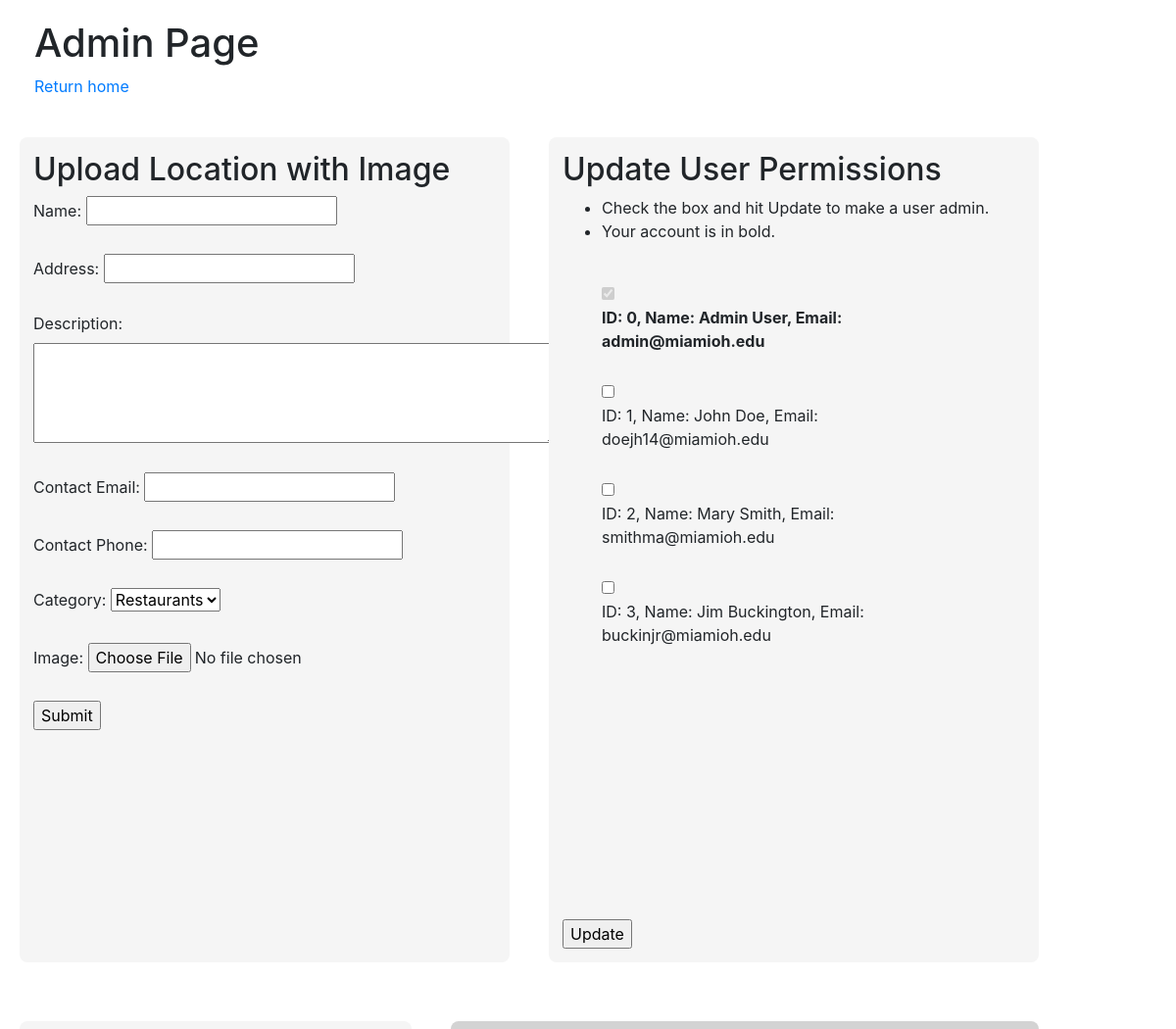
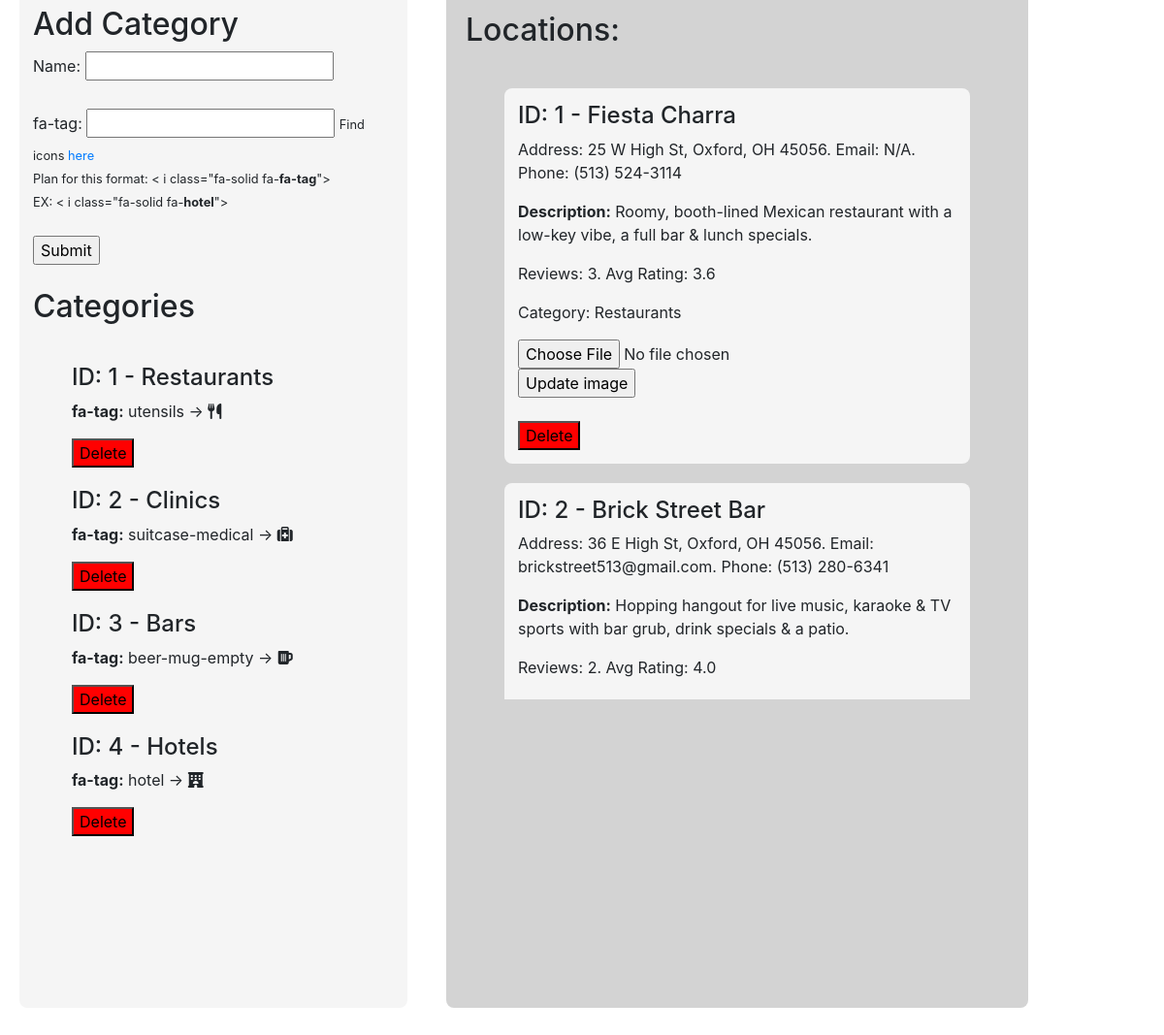
Page /admin (signed in) on the committed database (2 pictures, top to bottom).
### database/models.py (models this page shows, shortened)
class User(db.Model):
    __tablename__ = "users"
    id = db.Column(db.Integer, primary_key=True)
    first_name = db.Column(db.String(30), nullable=False)
    last_name = db.Column(db.String(30), nullable=False)
    email = db.Column(db.String(60), unique=True, nullable=False)
    password = db.Column(db.String, nullable=False)
    phone = db.Column(db.String(14))
    private = db.Column(db.Boolean, nullable=False)
    permission = db.Column(db.Integer, nullable=False)

class Category(db.Model):
    __tablename__ = "categories"
    id = db.Column(db.Integer, primary_key=True)
    name = db.Column(db.String(128), nullable=False)
    fa_tag = db.Column(db.String(64), nullable=False)

class Location(db.Model):
    __tablename__ = "locations"
    id = db.Column(db.Integer, primary_key=True)
    name = db.Column(db.String(80), nullable=False)
    address = db.Column(db.String(80), nullable=False)
    description = db.Column(db.String, nullable=False)
    contact_email = db.Column(db.String(60))
    contact_phone = db.Column(db.String(60))
    num_reviews = db.Column(db.Integer, nullable=False)
    avg_rating = db.Column(db.Float)
    category = db.Column(db.Integer, db.ForeignKey('categories.id'))  # Relational

### __init__.py (the view)
@app.route('/admin', methods=['GET', 'POST'])
def admin():
    if session['user_permission'] == 99:
        from werkzeug.exceptions import BadRequest
        try:
            new_loc = Location(
                name=request.form['name'],
                address=request.form['address'],
                description=request.form['description'],
                contact_email=request.form['contact_email'],
                contact_phone=request.form['contact_phone'],
                category=request.form['category_id']
            )
            db.session.add(new_loc)
            db.session.commit()
            img = request.files['image']
            loc_image = LocationImage(
                location_id=new_loc.id,
                name=new_loc.name,
                data=img.read()
            )
            db.session.add(loc_image)
            db.session.commit()
        except BadRequest:
            print('form submisison failed')
        return render_template('admin.html',
            categories=Category.query.all(),
            locations=Location.query.all(),
            users=User.query.all())
    else:
        flash("You do not have the necessary permissions", 'danger')
        return redirect(url_for('index'))

### templates/admin.html (shortened to what this page needs)
<!DOCTYPE html>
<html>
<head>
    <link rel="stylesheet" href="{{ url_for('static', filename='admin.css') }}">
    <link rel="stylesheet" href="https://cdn.jsdelivr.net/npm/bootstrap@4.3.1/dist/css/bootstrap.min.css"
>
</head>
<body>
    <div class="container-fluid">
        <div>
            <h1>Admin Page</h1>
            <a href="{{ url_for('index') }}">Return home</a>
        </div>
        <div class="row">
            <div class="col-5 child-body">
                <h2>Upload Location with Image</h2>
                <form action="{{ url_for('admin') }}" method="POST" enctype="multipart/form-data">
                    <label for="name">Name:</label>
                    <input type="text" id="name" name="name"><br><br>
                    <label for="address">Address:</label>
                    <input type="text" id="address" name="address"><br><br>
                    <label for="description">Description:</label><br>
                    <textarea type="text" id="description" name="description" rows="4" cols="50"></textarea><br><br>
                    <label for="contact_email">Contact Email:</label>
                    <input type="text" id="contact_email" name="contact_email"><br><br>
                    <label for="contact_phone">Contact Phone:</label>
                    <input type="text" id="contact_phone" name="contact_phone"><br><br>
                    <label for="category_id">Category:</label>
                    <select id="category_id" name="category_id">
                        {% for category in categories %}
                        <option value="{{ category.id }}">{{ category.name }}</option>
                        {% endfor %}
                    </select><br><br>
                    <label for="image">Image:</label>
                    <input type="file" id="image" name="image"><br><br>
                    <input type="submit" value="Submit">
                </form>
            </div>
            <div class="col-5 child-body">
                <h2>Update User Permissions</h2>
                <ul>
                    <li>Check the box and hit Update to make a user admin.</li>
                    <li>Your account is in bold.</li>
                </ul>
                <form action="{{ url_for('update_permission') }}" method="POST">
                    <div class="overflow-div">
                    {% for user in users %}
                    <div>
                        <input type="checkbox" id="{{user.id}}-check" name="{{user.id}}-check" {% if user.permission==99 %}value="False"
                            {% else %}value="True" {% endif %} {% if user.permission==99 %}checked{% endif %} {% if user.id==0
                            %}disabled{% endif %}>
                        <label for="{{user.id}}-check" {% if session['user_id']==user.id %}style="font-weight:bold" {% endif %}>
                            ID: {{user.id}}, Name: {{user.first_name}} {{user.last_name}}, Email: {{user.email}}
                        </label>
                    </div>
                    {% endfor %}
                    </div>
                    <input type="submit" value="Update">
                </form>
            </div>
        </div>
        <div class="row">
            <div class="col-4 child-body">
                <h2>Add Category</h2>
                <form action="{{ url_for('post_category') }}" method="POST">
                    <label for="name">Name:</label>
                    <input type="text" id="name" name="name"><br><br>
                    <label for="name">fa-tag:</label>
                    <input type="text" id="fa-tag" name="fa-tag">
                    <small>Find icons <a href="https://fontawesome.com/search?o=r&m=free">here</a></small><br>
                    <small>Plan for this format: < i class="fa-solid fa-<strong>fa-tag</strong>"></i></small><br>
                    <small>EX: < i class="fa-solid fa-<strong>hotel</strong>"></i></small><br><br>
                    <input type="submit" value="Submit">
                </form>
                <br>
                <h2>Categories</h2>
                <div class="overflow-div">
                    {% for category in categories %}
                    <div>
                        <h4>ID: {{ category.id }} - {{ category.name }}</h4>
                        <p><strong>fa-tag:</strong> {{ category.fa_tag }} → <i class="fa-solid fa-{{ category.fa_tag}}"></i></p>
                        <form method="POST" action="{{ url_for('del_category', id=category.id) }}">
                            <input style="background-color: red;" type="submit" , value="Delete">
                        </form>
                    </div>
                    {% endfor %}
                </div>
            </div>
            <div class="col-6 parent-body">
                <h2>Locations: </h2>
                <div class="overflow-div">
                    {% for location in locations %}
                    <div class="child-body">
                        <h4>ID: {{location.id}} - {{ location.name }}</h4>
                        <p>Address: {{location.address}}. Email: {{location.contact_email}}. Phone: {{location.contact_phone}}</p>
                        <p><strong>Description:</strong> {{location.description}}</p>
                        <p>Reviews: {{location.num_reviews}}. Avg Rating: {{location.avg_rating}}</p>
                        <p>Category: {{ categories[location.category-1].name }}</p>
                        <form method="POST" action="{{ url_for('post_loc_img') }}" enctype="multipart/form-data">
                            <input type="file" id="image" name="image">
                            <input type="submit" , value="Update image">
                        </form>
                        <br>
                        <form method="POST" action="{{ url_for('del_loc', id=location.id) }}">
                            <input style="background-color: red;" type="submit" , value="Delete">
                        </form>
                    </div>
                    {% endfor %}
                </div>
            </div>
        </div>
    </div>
</body>
</html>

### static/admin.css (style rules this page uses)
div { border-radius: 8px; margin: 20px; }
div.parent-body { background-color: lightgrey; padding: 20px; }
div.child-body { background-color: whitesmoke; padding: 14px; }
div.overflow-div { height:650px; overflow-y:scroll; overflow-x:none; }

### rows in the picture
User: permission "☑", id "0", first_name "Admin", last_name "User", email "admin@miamioh.edu"
User: id "1", first_name "John", last_name "Doe", email "doejh14@miamioh.edu"
User: id "2", first_name "Mary", last_name "Smith", email "smithma@miamioh.edu"
User: id "3", first_name "Jim", last_name "Buckington", email "buckinjr@miamioh.edu"
Category: id "1", name "Restaurants", fa_tag "utensils"
Category: id "2", name "Clinics", fa_tag "suitcase-medical"
Category: id "3", name "Bars", fa_tag "beer-mug-empty"
Category: id "4", name "Hotels", fa_tag "hotel"
Location: id "1", name "Fiesta Charra", address "25 W High St, Oxford, OH 45056", contact_email "N/A", contact_phone "(513) 524-3114", description "Roomy, booth-lined Mexican restaurant with a low-key vibe, a full bar & lunch specials.", num_reviews "3", avg_rating "3.6", category.name "Restaurants"
Location: id "2", name "Brick Street Bar", address "36 E High St, Oxford, OH 45056", contact_email "brickstreet513@gmail.com", contact_phone "(513) 280-6341", description "Hopping hangout for live music, karaoke & TV sports with bar grub, drink specials & a patio.", num_reviews "2", avg_rating "4.0"

### other values in the picture
form field category_id "Restaurants"
